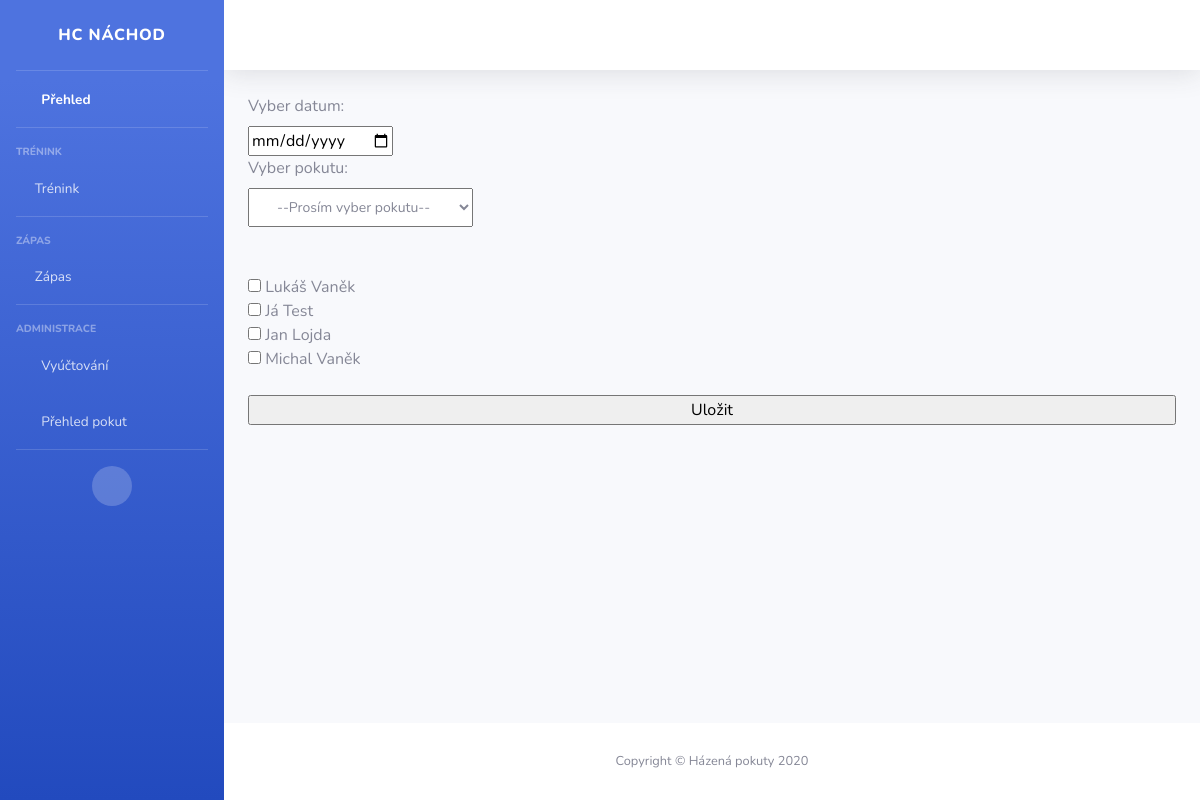
Screenshot of /teamTraining/ with the database file from the repository.
### pokuty/models.py (models this page shows)
class CustomUser(AbstractUser):
    username = None
    email = models.EmailField(('email address'), unique=True)
    USERNAME_FIELD = 'email'
    REQUIRED_FIELDS = []
    objects = CustomUserManager()

### pokuty/views.py (the view)
# urls.py: url(r"^teamTraining/", teamTraining, name="teamTraining"),
def teamTraining(request):
    users=CustomUser.objects.all()
    pokuty = Penalty.objects.all().filter(trainingPenalty=True).filter(teamPenalty=True)
    return render(request,"pokuty/team.html",{'users': users, 'pokuty':pokuty})

### pokuty/templates/pokuty/team.html (shortened to what this page needs)
{% extends 'base.html' %}
{% load crispy_forms_tags %}
{% block content %}
<div>
    <form action="{% url 'teamsave' %}" method='POST'>
        <label for="date">Vyber datum:</label>
        <br>
        <input type="date" id="date" name="date">
        <br>
        <label for="penalty">Vyber pokutu:</label>
        <select class="dropdown-header" name="penalty" id="penalty" required=True>
        <option class="dropdown-item" value="">--Prosím vyber pokutu--</option>
        </select>
        <br>
        <br>
        {% for user in users  %}
            <input class="custom-checkbox" type="checkbox" name='user' value={{user.id}}> {{user.first_name}} {{user.last_name}}</input>
            <br>
        {% endfor %}
        <br>
        <input type="submit" class="btn-block" value="Uložit"/>
    </form>
</div>
{% endblock %}

### rows the page displays
CustomUser: first_name "Lukáš", last_name "Vaněk"
CustomUser: first_name "Já", last_name "Test"
CustomUser: first_name "Jan", last_name "Lojda"
CustomUser: first_name "Michal", last_name "Vaněk"
